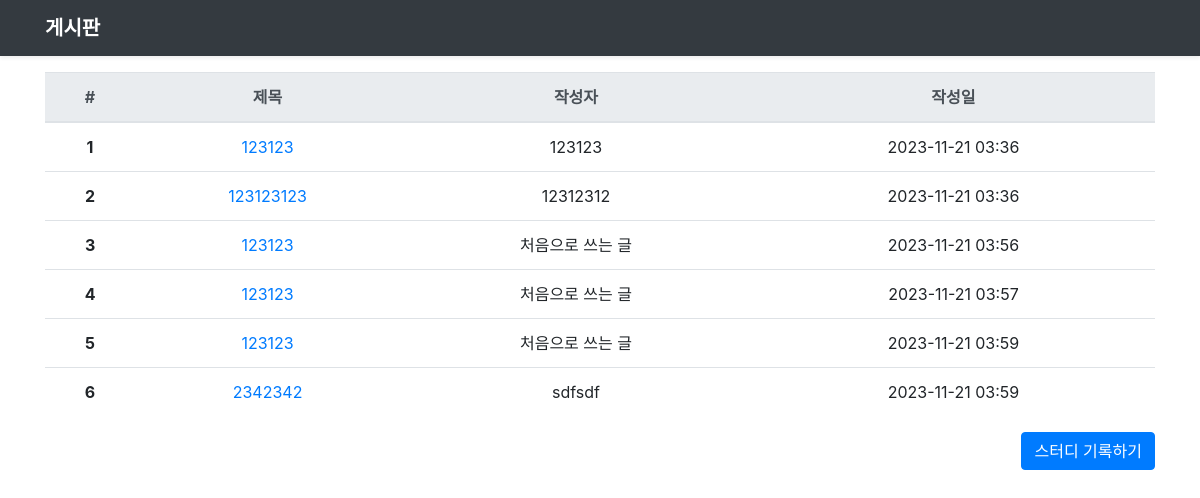
Page /list_page/ (signed in) on the earlier database version.
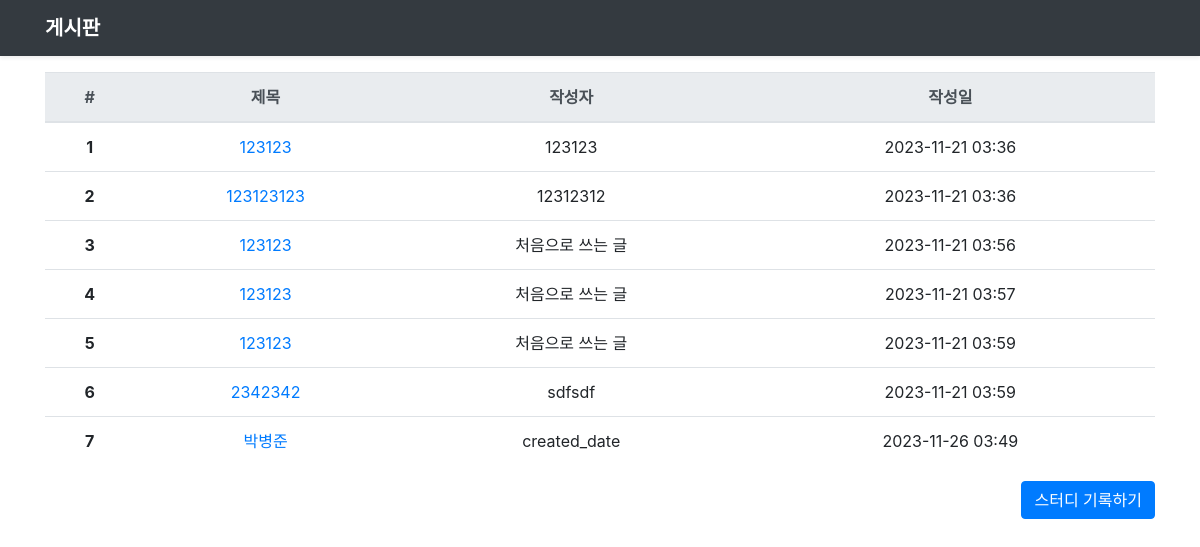
Same page on the later database version.
### app_study_dream/models.py (models this page shows, shortened)
class Board(models.Model):
    author = models.CharField(max_length=10, null=False)
    title = models.CharField(max_length=100, null=False)
    content = models.TextField(null=False)
    created_date = models.DateTimeField(auto_now_add=True)
    modified_date = models.DateTimeField(auto_now=True)

### app_study_dream/views.py (the view)
# urls.py: path('list_page/', views.list_page, name='list_page'), # 로그인 성공 시, settings.py 에서 지정한 LOGIN_REDIRECT_URL 인 list_page/ 로 이동시 나오는 url 설정
@login_required(login_url='login')
def list_page(request):  # 메인 페이지 _로그인 기능 예정 ==> 특정 권한을 가진 사람만 객체에 넣고, 아니면 공백 리턴
    with connection.cursor() as cursor:
        sql = "SELECT * FROM app_study_dream_board"
        cursor.execute(sql)
        datas = cursor.fetchall()
        lists = []
        for i in datas:
            row = {'id': i[0],
                    'title': i[1],
                    'author': i[2],
                    'created_date': i[4]}
            lists.append(row)
        return render(request, 'list.html', {'lists': lists})

### templates/list.html (shortened to what this page needs)
{% load static %}
<!DOCTYPE html>
<html lang="ko">
  <head>
    <link rel="stylesheet" href="{% static 'bootstrap/css/bootstrap.min.css' %}" />
  </head>
  <body>
    <header>
      <div class="navbar navbar-dark bg-dark shadow-sm mb-3">
        <div class="container d-flex justify-content-between">
          <a href="/" class="navbar-brand d-flex align-items-center">
            <strong>게시판</strong>
          </a>
        </div>
      </div>
    </header>
    <div class="container">
      <table class="table">
        <thead class="thead-light">
          <tr class="text-center">
            <th scope="col">#</th>
            <th scope="col">제목</th>
            <th scope="col">작성자</th>
            <th scope="col">작성일</th>
          </tr>
        </thead>
        <tbody>
          {% for board in lists %}
          <tr class="text-center">
            <th scope="row">
              <span>{{ board.id }}</span>
            </th>
            <td>
              <a href="/post/{{ board.id }}">
                <span>{{ board.title }}</span>
              </a>
            </td>
            <td>
              <span>{{ board.author }}</span>
            </td>
            <td>
              <span>{{ board.created_date | date:"Y-m-d h:i" }}</span>
            </td>
          </tr>
          {% endfor %}
        </tbody>
      </table>
      <div class="row">
        <div class="col-auto mr-auto"></div>
        <div class="col-auto">
          <a class="btn btn-primary" href="/write_post" role="button">스터디 기록하기</a>
        </div>
      </div>
    </div>
  </body>
</html>

Differences in the rows shown:
added Board: id "7", title "박병준", author "created_date", created_date "2023-11-26 03:49"
